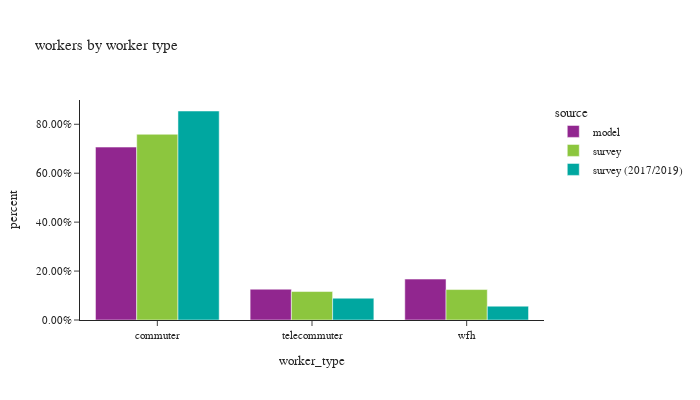

Source (notebook cell):
### Markdown cell above
## worker counts

### Code cell
# worker counts by worker type
df_worker_count = workers.groupby(['source','worker_type'])['pdexpfac']. \
    sum().reset_index()
df_worker_count['percent'] = df_worker_count.groupby(['source'], group_keys=False)['pdexpfac']. \
    apply(lambda x: x / float(x.sum()))

df_worker_count_ct = workers.groupby(['source','worker_type'])['pdexpfac'].count().reset_index(). \
    rename(columns={'pdexpfac':'sample count'})
df_worker_count = df_worker_count.merge(df_worker_count_ct, on=['source','worker_type']). \
    rename(columns={'pdexpfac':'total count'})
# df_worker_count_ct

fig = px.bar(df_worker_count.sort_values(by=['source']), x="worker_type", y="percent",
             color="source", barmode="group",hover_data=['sample count','total count'],
             title="workers by worker type")
fig.update_layout(height=400, width=700, font=dict(size=11),
                  yaxis_tickformat = '.2%')
fig.show()

### Figure 1 — Plotly figure (JSON) as saved in the notebook; plotly's stock layout.template omitted (floating-point values rounded to 4 significant figures)
{"data": [{"alignmentgroup": "True", "customdata": [[1612000.0, 1612000.0], [287200.0, 287200.0], [381600.0, 381600.0]], "hovertemplate": "source=model<br>worker_type=%{x}<br>percent=%{y}<br>sample count=%{customdata[0]}<br>total count=%{customdata[1]}<extra></extra>", "legendgroup": "model", "marker": {"color": "#91268F", "pattern": {"shape": ""}}, "name": "model", "offsetgroup": "model", "orientation": "v", "showlegend": true, "textposition": "auto", "type": "bar", "x": ["commuter", "telecommuter", "wfh"], "xaxis": "x", "y": [0.7068, 0.1259, 0.1673], "yaxis": "y"}, {"alignmentgroup": "True", "customdata": [[2090.0, 1536000.0], [761.0, 235300.0], [750.0, 251800.0]], "hovertemplate": "source=survey<br>worker_type=%{x}<br>percent=%{y}<br>sample count=%{customdata[0]}<br>total count=%{customdata[1]}<extra></extra>", "legendgroup": "survey", "marker": {"color": "#8CC63E", "pattern": {"shape": ""}}, "name": "survey", "offsetgroup": "survey", "orientation": "v", "showlegend": true, "textposition": "auto", "type": "bar", "x": ["commuter", "telecommuter", "wfh"], "xaxis": "x", "y": [0.7592, 0.1163, 0.1245], "yaxis": "y"}, {"alignmentgroup": "True", "customdata": [[5975.0, 1391000.0], [483.0, 145100.0], [568.0, 92140.0]], "hovertemplate": "source=survey (2017/2019)<br>worker_type=%{x}<br>percent=%{y}<br>sample count=%{customdata[0]}<br>total count=%{customdata[1]}<extra></extra>", "legendgroup": "survey (2017/2019)", "marker": {"color": "#00A7A0", "pattern": {"shape": ""}}, "name": "survey (2017/2019)", "offsetgroup": "survey (2017/2019)", "orientation": "v", "showlegend": true, "textposition": "auto", "type": "bar", "x": ["commuter", "telecommuter", "wfh"], "xaxis": "x", "y": [0.8543, 0.08912, 0.05658], "yaxis": "y"}], "layout": {"barmode": "group", "font": {"size": 11}, "height": 400, "legend": {"title": {"text": "source"}, "tracegroupgap": 0}, "title": {"text": "workers by worker type"}, "width": 700, "xaxis": {"anchor": "y", "domain": [0.0, 1.0], "title": {"text": "worker_type"}}, "yaxis": {"anchor": "x", "domain": [0.0, 1.0], "tickformat": ".2%", "title": {"text": "percent"}}}}
